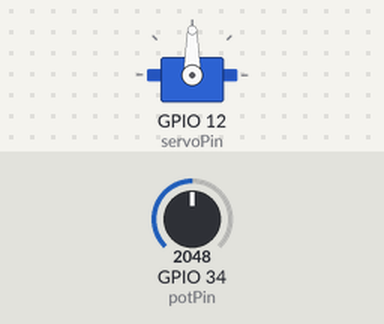
Simulated run of this sketch. Board: ESP32. Parts: servo. Inputs (shaded band) come from the test bench; at power-on: GPIO 34 (potPin) = 2048. WiFi joins after 1.5 s; servers stay silent unless stated; what the sketch prints to the serial monitor is not drawn.

Above: at 4.2 s.
4.3 s: GPIO 34 (potPin) set to 2089
At 4.9 s:
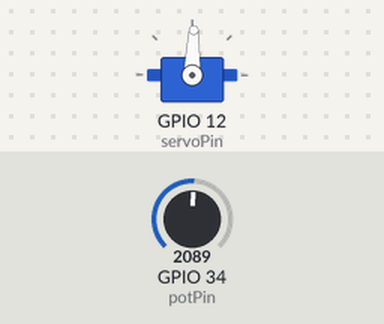
6.6 s: GPIO 34 (potPin) set to 2866
At 6.8 s:
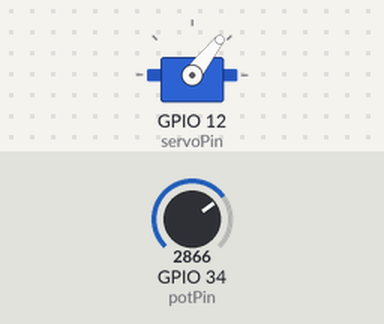
9.6 s: GPIO 34 (potPin) set to 2047
11.2 s: GPIO 34 (potPin) set to 491
At 11.36 s:
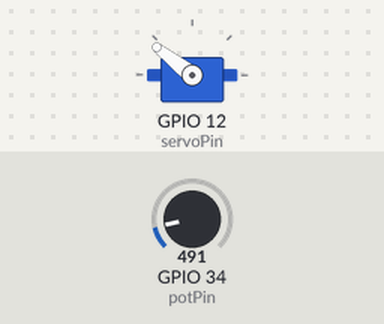
Timing chart, 0 to 15.2 s (numbered marks = the images above; inputs shaded):
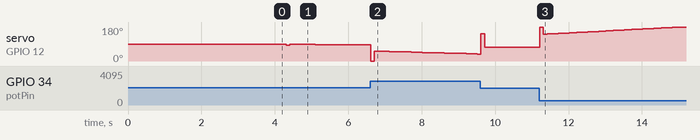

Measured:
- after the input at 4.3 s, servo on GPIO 12 (servoPin): 90° → 84° at once, → 88° 0.10 s later, → 87° 0.70 s later
- after the input at 11.2 s, servo on GPIO 12 (servoPin): 73° → 180° at once, → 142° 0.10 s later, → 143° 0.10 s later, → 144° 0.10 s later, … (39 changes in this stretch)

The sketch:

pid.ino
```cpp
#include <ESP32Servo.h>
#include <WiFi.h>
#include <HTTPClient.h>
#include <ArduinoJson.h>
#include <vector>

const char* ssid = "";
const char* password = "";
const int potPin = 34;
const int servoPin = 12;

int potValue = 0;
float potLengthCM = 40.0;
float positionCM;
double previousAngle = 0;
double newAngle = 0;

double cumulativeError = 0;
double previousError = 0;

std::vector<float> recordedResponse;
std::vector<unsigned long> timeData;

int sampleNumber = 0;

double Kp = 20;
double Ki = 0.3;
double Kd = 40;


Servo servo;

void setup() {
  Serial.begin(921600);
  servo.attach(servoPin);
  delay(1000);

  WiFi.begin(ssid, password);
  while (WiFi.status() != WL_CONNECTED) {
    delay(1000);
    Serial.println("Connecting to WiFi...");
  }
  Serial.println("Connected to WiFi");
}

void loop() {


  potValue = analogRead(potPin);
  float newPositionCM = (potValue / 4095.0) * potLengthCM;

  sampleNumber++;

  if(sampleNumber > 250){
	sendData(recordedResponse, timeData);
	recordedResponse.clear();
	timeData.clear();
	sampleNumber = 0;
  }

  positionCM = newPositionCM;

  recordedResponse.push_back(positionCM);
  timeData.push_back(millis());

  newAngle = pid(positionCM);
  updateMotor(newAngle);
  previousAngle = newAngle;
  delay(100);
}

void updateMotor(double new_tilt_deg) {
  new_tilt_deg = constrain(new_tilt_deg, 0, 180);
  servo.write(new_tilt_deg);
}

double pid(double distance_cm) {

  double setpoint_cm = 20;

  double error = setpoint_cm - distance_cm;

  if(error<0.4 && error>-0.4){
    error = 0;
  }

  double p_value = error * Kp;

  double i_value = cumulativeError * Ki;

  double d_value = (error - previousError) * Kd;

  double pid_value = p_value + i_value + d_value;

  const int upper_limit = (setpoint_cm - 0)*Kp;
  const int lower_limit = (setpoint_cm - 40)*Kp;
  cumulativeError += error;
  previousError = error;

  double new_servo_angle = map(pid_value, lower_limit, upper_limit, 0, 180);

  return new_servo_angle;
}

void sendData(const std::vector<float>& positionData, const std::vector<unsigned long>& timeData) {
  if (WiFi.status() == WL_CONNECTED) {
    HTTPClient http;
    http.begin("http://192.168.1.16:5000/updatePosition");

    http.addHeader("Content-Type", "application/json");

    StaticJsonDocument<400> jsonDoc;
    JsonArray positions = jsonDoc.createNestedArray("positions");
    JsonArray times = jsonDoc.createNestedArray("times");

    for (float position : positionData) {
      positions.add(position);
    }

    for (unsigned long timeStamp : timeData) {
      times.add(timeStamp);
    }

    String jsonString;
    serializeJson(jsonDoc, jsonString);

    int httpResponseCode = http.POST(jsonString);

    if (httpResponseCode > 0) {
      String response = http.getString();
      Serial.println(httpResponseCode);
      Serial.println(response);
    } else {
      Serial.print("Error on sending POST: ");
      Serial.println(httpResponseCode);
    }

    http.end();
  }
}
```
